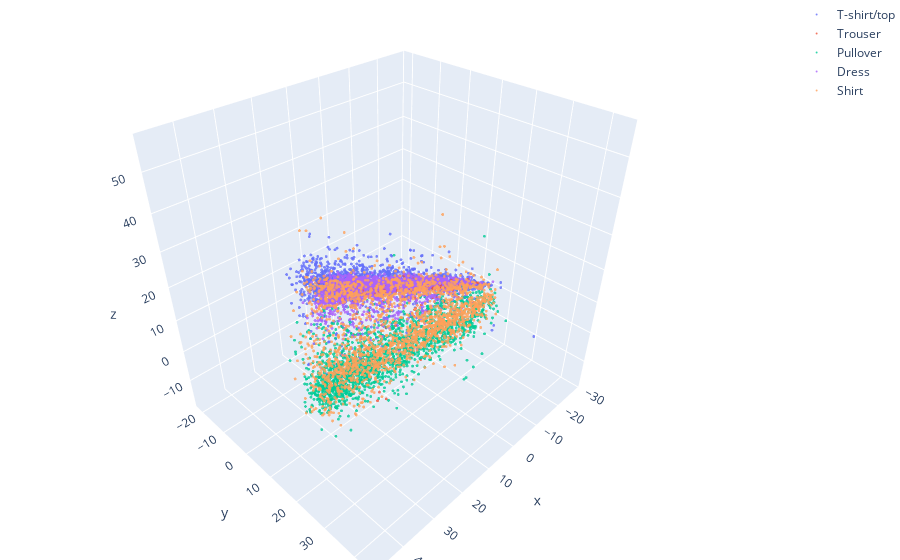

The cell this chart's notebook holds for it:
### Code cell
''' Plotting an interactive 3D plot with plotly '''
# pip install plotly, nbformat

from plotly.offline import init_notebook_mode, iplot
import plotly.graph_objs as go
init_notebook_mode(connected=True)

pca = pca_ajp(n_components=3)
pca.fit(images)
images_transformed = pca.transform(images)

data = []

for label_value in np.unique(labels):
    indices = np.where(labels == label_value)
    trace = go.Scatter3d(
        x=images_transformed[indices, 0].flatten(),
        y=images_transformed[indices, 1].flatten(),
        z=images_transformed[indices, 2].flatten(),
        hovertext=np.array([labels_dict[label_value] for i in range(len(indices[0]))]),
        mode='markers',
        name=labels_dict[label_value],
        marker=dict(
            size=1,
            opacity=0.8
        )
    )
    data.append(trace)

layout = go.Layout(
    margin=dict(
        l=0,
        r=0,
        b=0,
        t=0
    )
)

fig = go.Figure(data=data, layout=layout)
iplot(fig)

### Figure 1 — Plotly figure (JSON) as saved in the notebook; plotly's stock layout.template omitted (floating-point values rounded to 4 significant figures; data arrays with more than 128 entries replaced by an {"elided": "..."} marker saying what was removed)
{"data": [{"hovertext": {"elided": "2033 str values"}, "marker": {"opacity": 0.8, "size": 1}, "mode": "markers", "name": "T-shirt/top", "type": "scatter3d", "x": {"elided": "2033 float values"}, "y": {"elided": "2033 float values"}, "z": {"elided": "2033 float values"}}, {"hovertext": {"elided": "1947 str values"}, "marker": {"opacity": 0.8, "size": 1}, "mode": "markers", "name": "Trouser", "type": "scatter3d", "x": {"elided": "1947 float values"}, "y": {"elided": "1947 float values"}, "z": {"elided": "1947 float values"}}, {"hovertext": {"elided": "2001 str values"}, "marker": {"opacity": 0.8, "size": 1}, "mode": "markers", "name": "Pullover", "type": "scatter3d", "x": {"elided": "2001 float values"}, "y": {"elided": "2001 float values"}, "z": {"elided": "2001 float values"}}, {"hovertext": {"elided": "2005 str values"}, "marker": {"opacity": 0.8, "size": 1}, "mode": "markers", "name": "Dress", "type": "scatter3d", "x": {"elided": "2005 float values"}, "y": {"elided": "2005 float values"}, "z": {"elided": "2005 float values"}}, {"hovertext": {"elided": "2014 str values"}, "marker": {"opacity": 0.8, "size": 1}, "mode": "markers", "name": "Shirt", "type": "scatter3d", "x": {"elided": "2014 float values"}, "y": {"elided": "2014 float values"}, "z": {"elided": "2014 float values"}}], "layout": {"margin": {"b": 0, "l": 0, "r": 0, "t": 0}}}
